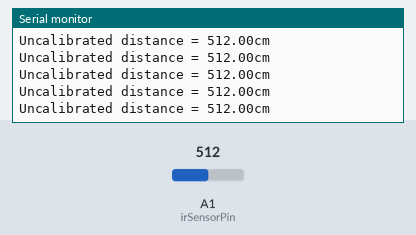
This sketch was run on a simulated Arduino Uno, built with avr-gcc and run on an emulated ATmega328P. Shown: the last lines printed to the serial monitor. The inputs (shaded band) are chosen by the test bench; at power-on: A1 (irSensorPin) = 512.

Above: at 1.2 s.
1.3 s: A1 (irSensorPin) set to 109
At 2.1 s:
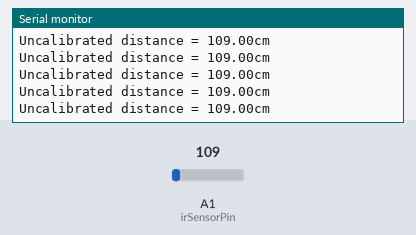
4.3 s: A1 (irSensorPin) set to 89
At 5.2 s:
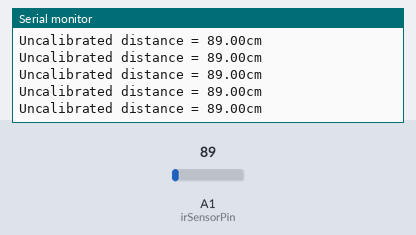
10.3 s: A1 (irSensorPin) set to 991
At 11.1 s:
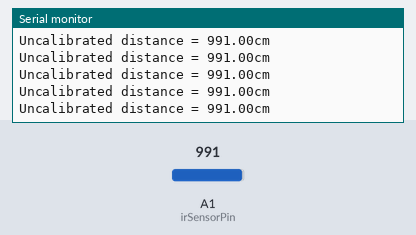
13.3 s: A1 (irSensorPin) set to 1009
At 14.3 s:
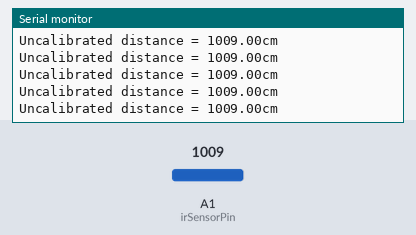
Timing chart, 0 to 16.3 s (numbered marks = the images above; inputs shaded):
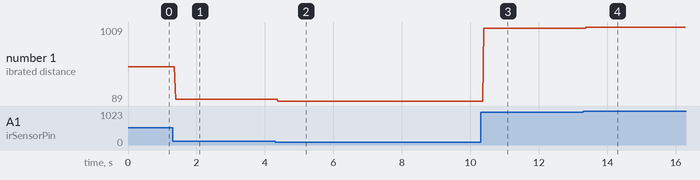

Measured:
- after the input at 1.3 s, the serial monitor: prints a new line after 0.09 s (image 1)
- after the input at 4.3 s, the serial monitor: prints a new line after 0.09 s (image 2)
- after the input at 10.3 s, the serial monitor: prints a new line after 0.09 s (image 3)
- after the input at 13.3 s, the serial monitor: prints a new line after 0.09 s (image 4)
- plotted number 1: 512 → 109 after the input at 1.3 s, 109 → 89 after the input at 4.3 s, 89 → 991 after the input at 10.3 s, 991 → 1009 after the input at 13.3 s

The sketch:

ir_output.ino
```cpp
int irSensorPin = 1;    // Analog input pin that sensor is attached to
int irReading = 0;      // variable to store the value read
int avg_number = 50;

void setup(void) {
  Serial.begin(9600);   // We'll send debugging information via the Serial monitor
  pinMode(irSensorPin, INPUT);
}


void loop(void) {

  float DistReading = 0;
  for (int n = 0; n < avg_number; n++) {
    DistReading += (float)analogRead(irSensorPin);
  }
  DistReading /= (float)avg_number;

  Serial.print("Uncalibrated distance = ");
  Serial.print(DistReading);
  Serial.println("cm");
  Serial.print("\r\n");
}
```
